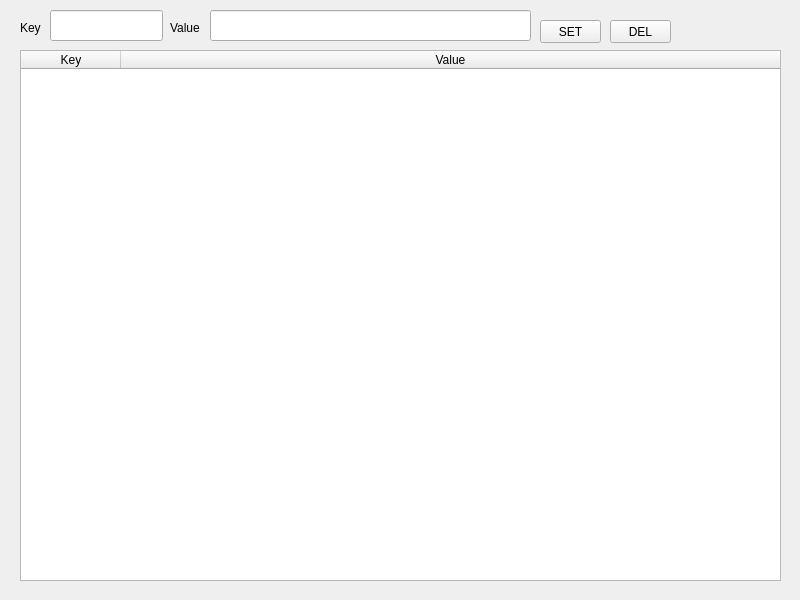
<?xml version="1.0" encoding="UTF-8"?>
<ui version="4.0">
 <class>MainWindow</class>
 <widget class="QMainWindow" name="MainWindow">
  <property name="geometry">
   <rect>
    <x>0</x>
    <y>0</y>
    <width>800</width>
    <height>600</height>
   </rect>
  </property>
  <property name="windowTitle">
   <string>MainWindow</string>
  </property>
  <widget class="QWidget" name="centralwidget">
   <widget class="QPushButton" name="setButton">
    <property name="geometry">
     <rect>
      <x>540</x>
      <y>20</y>
      <width>61</width>
      <height>23</height>
     </rect>
    </property>
    <property name="text">
     <string>SET</string>
    </property>
   </widget>
   <widget class="QLineEdit" name="valueBox">
    <property name="geometry">
     <rect>
      <x>210</x>
      <y>10</y>
      <width>321</width>
      <height>31</height>
     </rect>
    </property>
   </widget>
   <widget class="QLineEdit" name="keyBox">
    <property name="geometry">
     <rect>
      <x>50</x>
      <y>10</y>
      <width>113</width>
      <height>31</height>
     </rect>
    </property>
   </widget>
   <widget class="QLabel" name="labelKey">
    <property name="geometry">
     <rect>
      <x>20</x>
      <y>20</y>
      <width>21</width>
      <height>16</height>
     </rect>
    </property>
    <property name="text">
     <string>Key</string>
    </property>
   </widget>
   <widget class="QLabel" name="labelValue">
    <property name="geometry">
     <rect>
      <x>170</x>
      <y>20</y>
      <width>41</width>
      <height>16</height>
     </rect>
    </property>
    <property name="text">
     <string>Value</string>
    </property>
   </widget>
   <widget class="QPushButton" name="delButton">
    <property name="geometry">
     <rect>
      <x>610</x>
      <y>20</y>
      <width>61</width>
      <height>23</height>
     </rect>
    </property>
    <property name="text">
     <string>DEL</string>
    </property>
   </widget>
   <widget class="QTableWidget" name="Table">
    <property name="geometry">
     <rect>
      <x>20</x>
      <y>50</y>
      <width>761</width>
      <height>531</height>
     </rect>
    </property>
    <property name="minimumSize">
     <size>
      <width>761</width>
      <height>0</height>
     </size>
    </property>
    <property name="maximumSize">
     <size>
      <width>761</width>
      <height>16777215</height>
     </size>
    </property>
    <property name="autoFillBackground">
     <bool>false</bool>
    </property>
    <property name="columnCount">
     <number>2</number>
    </property>
    <attribute name="horizontalHeaderStretchLastSection">
     <bool>true</bool>
    </attribute>
    <attribute name="verticalHeaderStretchLastSection">
     <bool>false</bool>
    </attribute>
    <column>
     <property name="text">
      <string>Key</string>
     </property>
    </column>
    <column>
     <property name="text">
      <string>Value</string>
     </property>
    </column>
   </widget>
  </widget>
 </widget>
 <resources/>
 <connections/>
</ui>
